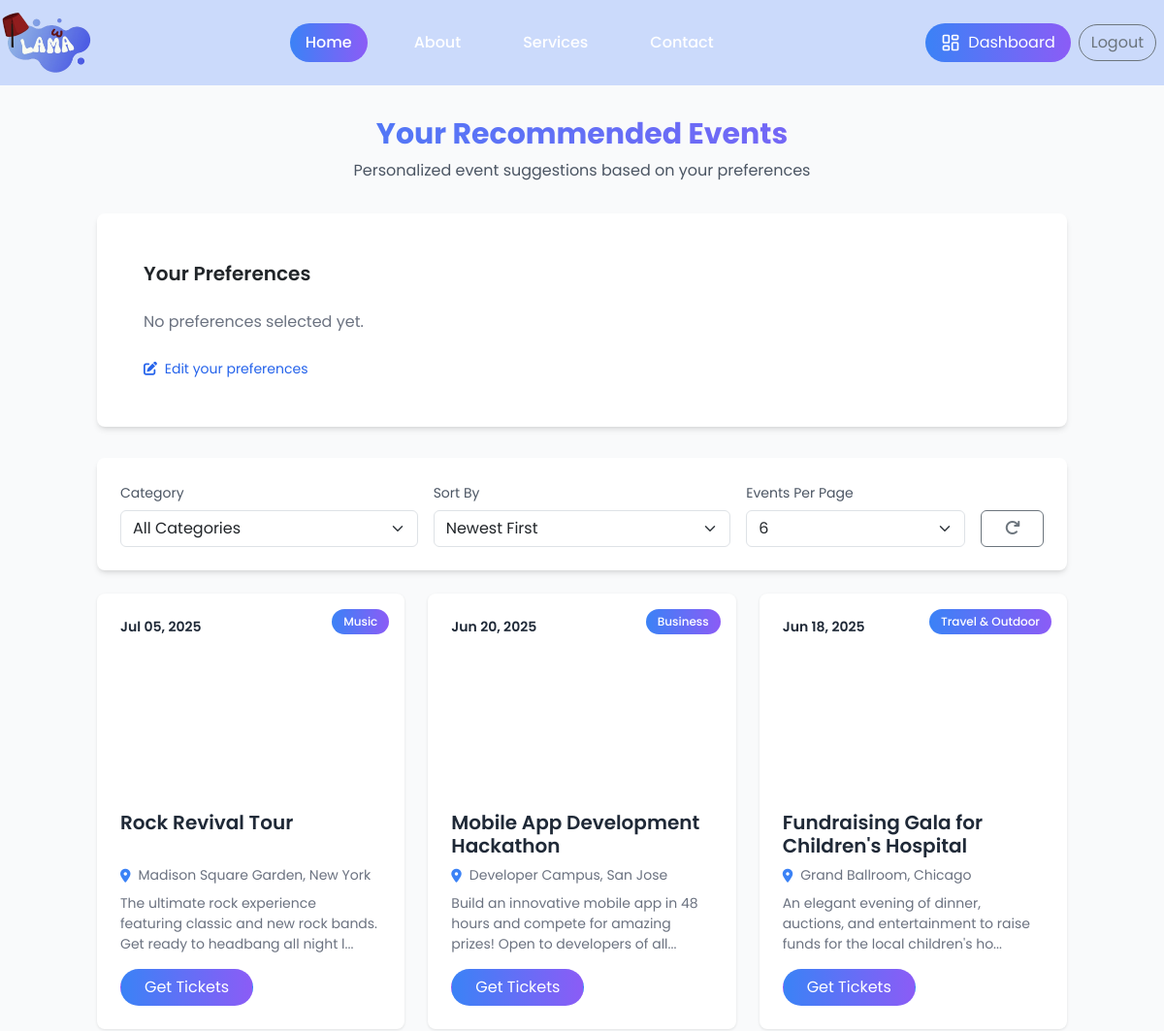
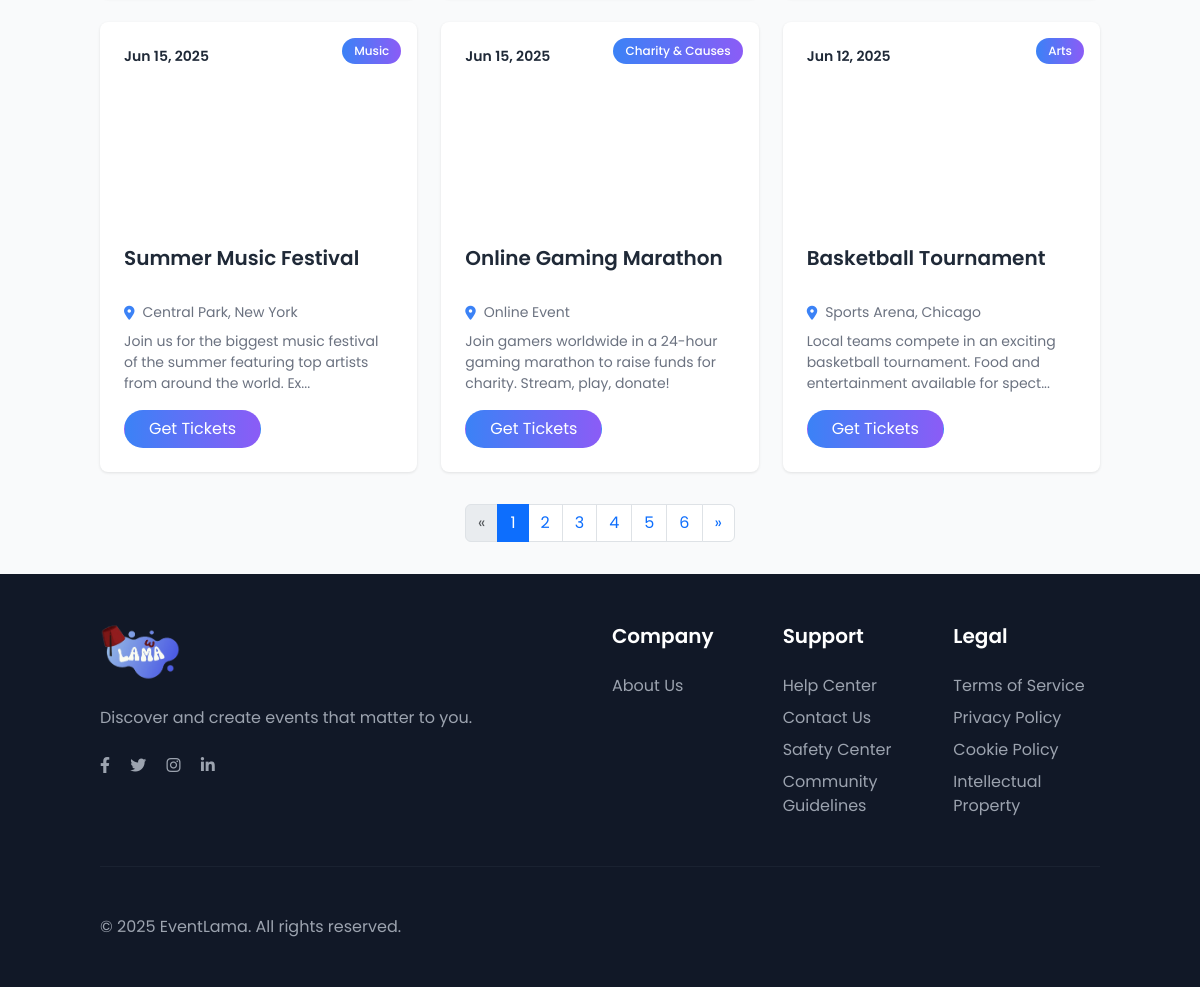
Screenshot of /view/pages/recommended-events.php (signed in) with the database file from the repository (2 pictures, top to bottom).
### tables this page shows
CREATE TABLE `events` (
  `id` int(11) NOT NULL,
  `organizer_id` int(11) NOT NULL,
  `title` varchar(255) NOT NULL,
  `description` text DEFAULT NULL,
  `start_date` datetime NOT NULL,
  `end_date` datetime NOT NULL,
  `door_time` time DEFAULT NULL,
  `location` varchar(255) DEFAULT NULL,
  `online_link` varchar(255) DEFAULT NULL,
  `event_type` enum('in-person','online') NOT NULL DEFAULT 'in-person',
  `image` varchar(255) DEFAULT NULL,
  `category_id` int(11) NOT NULL,
  `capacity` int(11) DEFAULT NULL,
  `age_restriction` varchar(50) DEFAULT 'All Ages',
  `status` varchar(50) DEFAULT NULL,
  `created_at` datetime DEFAULT current_timestamp()
);

CREATE TABLE `categories` (
  `id` int(11) NOT NULL,
  `name` varchar(255) NOT NULL,
  `description` text DEFAULT NULL
);

### controller/preferences.php (called while the page is built, shortened)
<?php
function getRecommendedEvents(PDO $pdo, int $userId, int $limit = 6, int $offset = 0, int $categoryId = 0, string $sortBy = 'newest'): array
{
    try {
        $where = "WHERE up.user_id = :user_id
                AND e.start_date >= CURRENT_TIMESTAMP()
                AND e.status = 'published'";
        $orderBy = "ORDER BY ";
        switch ($sortBy) {
            case 'newest':
            default:
                $orderBy .= "e.start_date DESC";
                break;
        }
        $stmt = $pdo->prepare("
            SELECT DISTINCT e.*, c.name as category_name
            FROM events e
            INNER JOIN user_preferences up ON e.category_id = up.category_id
            INNER JOIN categories c ON e.category_id = c.id
            $where
            $orderBy
            LIMIT :limit
            OFFSET :offset
        ");
        $stmt->bindParam(':user_id', $userId, PDO::PARAM_INT);
        $stmt->bindParam(':limit', $limit, PDO::PARAM_INT);
        $stmt->bindParam(':offset', $offset, PDO::PARAM_INT);
        $stmt->execute();
        $events = $stmt->fetchAll(PDO::FETCH_ASSOC);
        if (empty($events)) {
            $fallbackWhere = "WHERE e.start_date >= CURRENT_TIMESTAMP()
                          AND e.status = 'published'";
            $stmt = $pdo->prepare("
                SELECT e.*, c.name as category_name
                FROM events e
                INNER JOIN categories c ON e.category_id = c.id
                $fallbackWhere
                $orderBy
                LIMIT :limit
                OFFSET :offset
            ");
            $stmt->bindParam(':limit', $limit, PDO::PARAM_INT);
            $stmt->bindParam(':offset', $offset, PDO::PARAM_INT);
            $stmt->execute();
            $events = $stmt->fetchAll(PDO::FETCH_ASSOC);
        }
        return $events;
    } catch (PDOException $e) {
        error_log("Get Recommended Events Error: " . $e->getMessage());
        return [];
    }
}
function countRecommendedEvents($pdo, $userId, $categoryId = 0)
{
    try {
        $where = "WHERE up.user_id = :user_id
                AND e.start_date >= CURRENT_TIMESTAMP()
                AND e.status = 'published'";
        $stmt = $pdo->prepare("
            SELECT COUNT(DISTINCT e.id) as total
            FROM events e
            INNER JOIN user_preferences up ON e.category_id = up.category_id
            INNER JOIN categories c ON e.category_id = c.id
            $where
        ");
        $stmt->bindParam(':user_id', $userId, PDO::PARAM_INT);
        $stmt->execute();
        $result = $stmt->fetch(PDO::FETCH_ASSOC);
        $count = $result['total'] ?? 0;
        if ($count == 0) {
            $fallbackWhere = "WHERE e.start_date >= CURRENT_TIMESTAMP()
                          AND e.status = 'published'";
            $stmt = $pdo->prepare("
                SELECT COUNT(DISTINCT e.id) as total
                FROM events e
                INNER JOIN categories c ON e.category_id = c.id
                $fallbackWhere
            ");
            $stmt->execute();
            $result = $stmt->fetch(PDO::FETCH_ASSOC);
            $count = $result['total'] ?? 0;
        }
        return $count;
    } catch (PDOException $e) {
        error_log("Count Recommended Events Error: " . $e->getMessage());
        return 0;
    }
}

### view/pages/recommended-events.php (the view, shortened to what this page needs)
<?php
include_once __DIR__ . '/../../config/database.php';
include_once __DIR__ . '/../../controller/preferences.php';
$user_id = $_SESSION['user_id'];
$limit = isset($_GET['limit']) ? (int)$_GET['limit'] : 6;
$page = isset($_GET['page']) ? (int)$_GET['page'] : 1;
$offset = ($page - 1) * $limit;
$category_filter = isset($_GET['category']) ? (int)$_GET['category'] : 0;
$sort_by = isset($_GET['sort']) ? $_GET['sort'] : 'newest';
$user_preferences = getUserPreferences($cnx, $user_id);
$recommended_events = getRecommendedEvents($cnx, $user_id, $limit, $offset, $category_filter, $sort_by);
$total_events = countRecommendedEvents($cnx, $user_id, $category_filter);
$total_pages = ceil($total_events / $limit);
$categories = getCategories($cnx);
$base_url = '?';
if ($sort_by) $base_url .= "sort={$sort_by}&";
?>
<!DOCTYPE html>
<html lang="en">
<head>
    <script src="https://cdn.tailwindcss.com"></script>
    <link href="https://cdn.jsdelivr.net/npm/bootstrap@5.3.0/dist/css/bootstrap.min.css" rel="stylesheet" />
    <link rel="stylesheet" href="https://cdnjs.cloudflare.com/ajax/libs/font-awesome/6.4.0/css/all.min.css" />
    <link rel="stylesheet" href="../styles/css/landing2.css" />
    <script src="../scripts/tailwind.js"></script>
</head>
<body>
    <?php include '../partials/navbar.php'; ?>
    <main class="py-8 bg-gray-50">
        <div class="container">
            <div class="mb-8 text-center">
                <h1 class="text-3xl font-bold text-gradient mb-2">Your Recommended Events</h1>
                <p class="text-gray-600">Personalized event suggestions based on your preferences</p>
            </div>
            <div class="bg-white rounded-lg shadow-md p-5 mb-8">
                <h2 class="text-xl font-semibold mb-4">Your Preferences</h2>
                <div class="flex flex-wrap gap-2 mb-4">
                    <?php if (!empty($user_preferences)): ?>
                        <?php foreach ($categories as $category): ?>
                            <?php if (in_array($category['id'], $user_preferences)): ?>
                                <span class="bg-blue-100 text-blue-700 px-3 py-1 rounded-full text-sm">
                                    <?php echo htmlspecialchars($category['name']); ?>
                                </span>
                            <?php endif; ?>
                        <?php endforeach; ?>
                    <?php else: ?>
                        <p class="text-gray-500">No preferences selected yet.</p>
                    <?php endif; ?>
                </div>
                <a href="landing-page.php#preferencesSection" class="text-blue-600 text-sm hover:underline">
                    <i class="fas fa-edit me-1"></i> Edit your preferences
                </a>
            </div>
            <div class="bg-white rounded-lg shadow-md p-4 mb-4">
                <form method="GET" class="row g-3 align-items-end" id="filterForm">
                    <div class="col-md-4">
                        <label for="categoryFilter" class="form-label text-sm text-gray-600">Category</label>
                        <select class="form-select" id="categoryFilter" name="category" onchange="this.form.submit()">
                            <option value="0" <?php echo $category_filter == 0 ? 'selected' : ''; ?>>All Categories</option>
                        </select>
                    </div>
                    <div class="col-md-4">
                        <label for="sortFilter" class="form-label text-sm text-gray-600">Sort By</label>
                        <select class="form-select" id="sortFilter" name="sort" onchange="this.form.submit()">
                            <option value="newest" <?php echo $sort_by == 'newest' ? 'selected' : ''; ?>>Newest First</option>
                        </select>
                    </div>
                    <div class="col-md-3">
                        <label for="limitFilter" class="form-label text-sm text-gray-600">Events Per Page</label>
                        <select class="form-select" id="limitFilter" name="limit" onchange="this.form.submit()">
                            <option value="6" <?php echo $limit == 6 ? 'selected' : ''; ?>>6</option>
                        </select>
                    </div>
                    <div class="col-md-1">
                        <a href="recommended-events.php" class="btn btn-outline-secondary w-100" title="Clear Filters">
                            <i class="fas fa-redo"></i>
                        </a>
                    </div>
                </form>
            </div>
            <?php if (!empty($recommended_events)): ?>
                <div class="row g-4">
                    <?php foreach ($recommended_events as $event): ?>
                        <div class="col-lg-4 col-md-6">
                            <div class="event-card h-100">
                                <div class="event-image" style="background-image: url('<?php echo $event['image'] ?? '../assets/images/default.jpg'; ?>')">
                                    <div class="event-date">
                                        <?php echo date('M d, Y', strtotime($event['start_date'])); ?>
                                    </div>
                                    <div class="event-category">
                                        <?php echo htmlspecialchars($event['category_name'] ?? 'Uncategorized'); ?>
                                    </div>
                                </div>
                                <div class="event-content">
                                    <h3 class="event-title"><?php echo htmlspecialchars($event['title']); ?></h3>
                                    <div class="event-location">
                                        <i class="fas fa-map-marker-alt"></i>
                                        <span>
                                            <?php echo $event['event_type'] === 'online'
                                                ? 'Online Event'
                                                : htmlspecialchars($event['location']);
                                            ?>
                                        </span>
                                    </div>
                                    <p class="event-description">
                                        <?php echo htmlspecialchars(
                                            strlen($event['description']) > 100
                                                ? substr($event['description'], 0, 100) . '...'
                                                : $event['description']
                                        ); ?>
                                    </p>
                                    <a href="event-details.php?id=<?php echo $event['id']; ?>" class="btn btn-gradient rounded-pill px-4">Get Tickets</a>
                                </div>
                            </div>
                        </div>
                    <?php endforeach; ?>
                </div> <?php if ($total_pages > 1): ?>
                    <nav class="mt-8">
                        <ul class="pagination justify-content-center">
                            <li class="page-item <?php echo ($page <= 1) ? 'disabled' : ''; ?>">
                                <a class="page-link" href="<?php echo $base_url; ?>page=<?php echo $page - 1; ?>" aria-label="Previous">
                                    <span aria-hidden="true">&laquo;</span>
                                </a>
                            </li>
                            <?php for ($i = 1; $i <= $total_pages; $i++): ?>
                                <li class="page-item <?php echo ($page == $i) ? 'active' : ''; ?>">
                                    <a class="page-link" href="<?php echo $base_url; ?>page=<?php echo $i; ?>"><?php echo $i; ?></a>
                                </li>
                            <?php endfor; ?>
                            <li class="page-item <?php echo ($page >= $total_pages) ? 'disabled' : ''; ?>">
                                <a class="page-link" href="<?php echo $base_url; ?>page=<?php echo $page + 1; ?>" aria-label="Next">
                                    <span aria-hidden="true">&raquo;</span>
                                </a>
                            </li>
                        </ul>
                    </nav>
                <?php endif; ?>
            <?php endif; ?>
        </div>
    </main>
    <?php include "../partials/footer.php"; ?>
</body>
</html>

### view/styles/css/landing2.css (style rules this page uses)
html, body { margin: 0; padding: 0; width: 100%; height: 100%; overflow-x: hidden; box-sizing: border-box; font-family: "Poppins", sans-serif; }
*, *:before, *:after { box-sizing: inherit; }
body { display: flex; flex-direction: column; min-height: 100vh; background-color: #f5f7ff; }
main { flex: 1; }
.text-gradient { background: linear-gradient(to right, #3b82f6, #8b5cf6); -webkit-background-clip: text; -webkit-text-fill-color: transparent; }
.btn-gradient { background: linear-gradient(to right, #3b82f6, #8b5cf6); color: white; transition: all 0.3s ease; }
.event-card { border-radius: 0.5rem; overflow: hidden; transition: all 0.3s ease; height: 100%; background-color: white; box-shadow: 0 1px 3px rgba(0, 0, 0, 0.1); }
.event-image { height: 200px; background-size: cover; background-position: center; position: relative; }
.event-date { position: absolute; top: 1rem; left: 1rem; background-color: rgba(255, 255, 255, 0.9); padding: 0.5rem; border-radius: 0.25rem; font-weight: 600; font-size: 0.875rem; color: #1f2937; }
.event-category { position: absolute; top: 1rem; right: 1rem; background: linear-gradient(to right, #3b82f6, #8b5cf6); padding: 0.25rem 0.75rem; border-radius: 1rem; font-weight: 500; font-size: 0.75rem; color: white; }
.event-content { padding: 1.5rem; }
.event-title { font-size: 1.25rem; font-weight: 600; margin-bottom: 0.5rem; color: #1f2937; display: -webkit-box; -webkit-line-clamp: 2; -webkit-box-orient: vertical; overflow: hidden; text-overflow: ellipsis; height: 3rem; }
.event-location { display: flex; align-items: center; font-size: 0.875rem; color: #6b7280; margin-bottom: 0.5rem; }
.event-location i { margin-right: 0.5rem; color: #3b82f6; }
.event-description { font-size: 0.875rem; color: #6b7280; margin-bottom: 1rem; display: -webkit-box; -webkit-line-clamp: 3; -webkit-box-orient: vertical; overflow: hidden; text-overflow: ellipsis; height: 3.9rem; }

### rows the page displays
events: start_date "Jul 05, 2025", category.name "Music", title "Rock Revival Tour", location "Madison Square Garden, New York", description "The ultimate rock experience featuring classic and new rock bands. Get ready to headbang all night l..."
events: start_date "Jun 20, 2025", category.name "Business", title "Mobile App Development Hackathon", location "Developer Campus, San Jose", description "Build an innovative mobile app in 48 hours and compete for amazing prizes! Open to developers of all..."
events: start_date "Jun 18, 2025", category.name "Travel & Outdoor", title "Fundraising Gala for Children's Hospital", location "Grand Ballroom, Chicago", description "An elegant evening of dinner, auctions, and entertainment to raise funds for the local children's ho..."
events: start_date "Jun 15, 2025", category.name "Music", title "Summer Music Festival", location "Central Park, New York", description "Join us for the biggest music festival of the summer featuring top artists from around the world. Ex..."
events: start_date "Jun 15, 2025", category.name "Charity & Causes", title "Online Gaming Marathon", event_type "Online Event", description "Join gamers worldwide in a 24-hour gaming marathon to raise funds for charity. Stream, play, donate!"
events: start_date "Jun 12, 2025", category.name "Arts", title "Basketball Tournament", location "Sports Arena, Chicago", description "Local teams compete in an exciting basketball tournament. Food and entertainment available for spect..."
